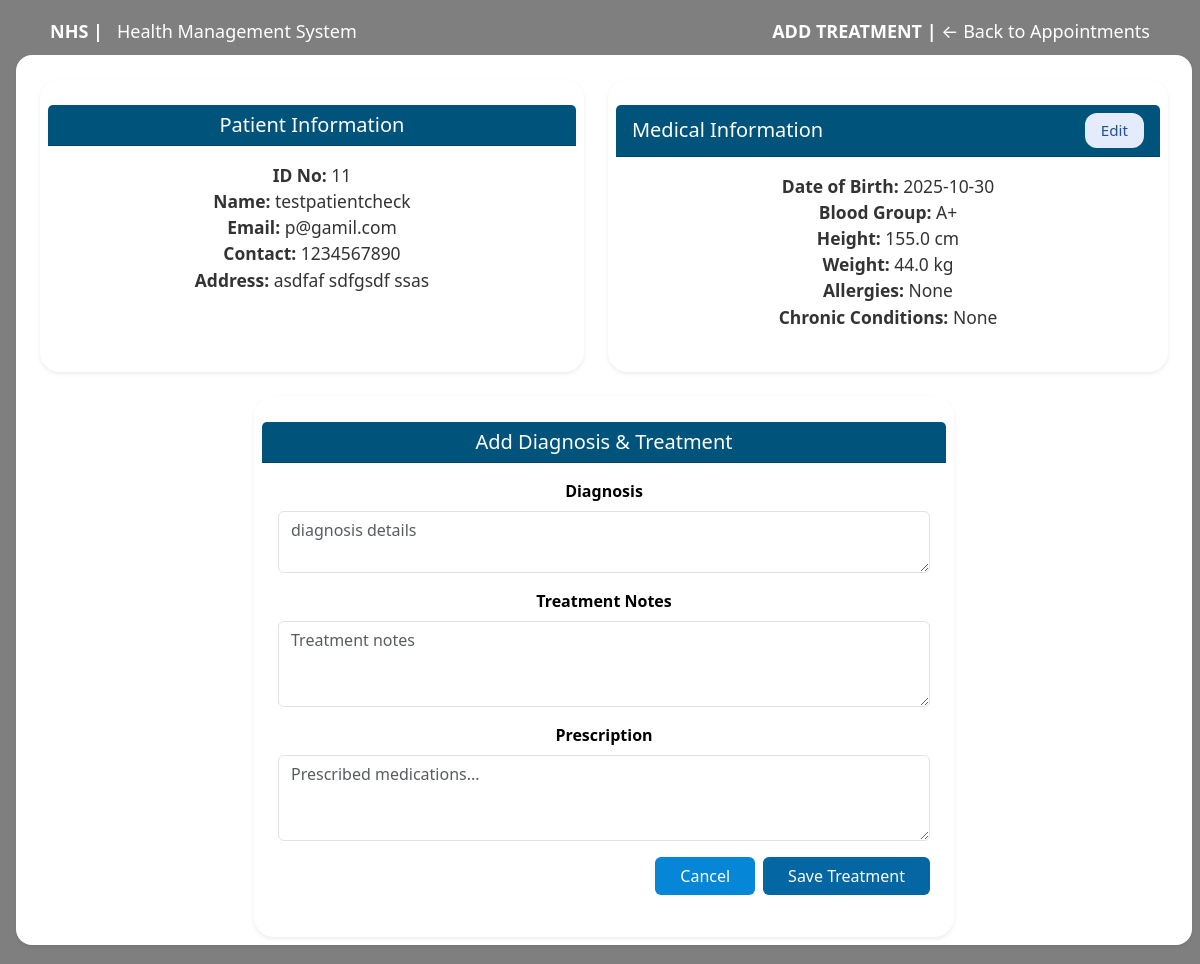
The app's page /doctor/doctor/add_treatment/1 (signed in), older data.
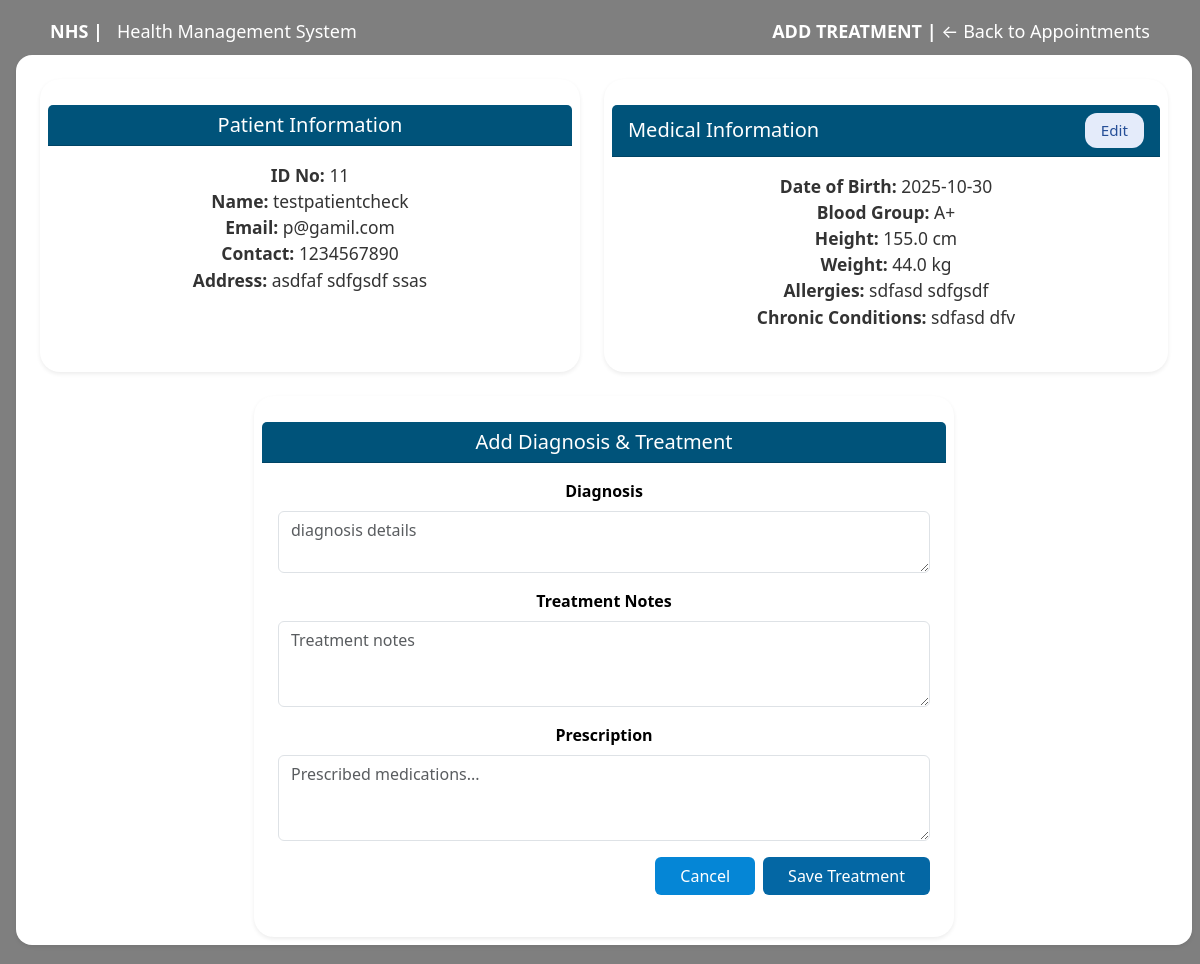
The same page, newer data.
### models/patient_details.py (models this page shows)
class PatientDetails(db.Model):
    __tablename__ = 'patient_details'
    id = db.Column(db.Integer, primary_key=True, autoincrement=True)
    patient_id = db.Column(db.Integer, db.ForeignKey('patient.p_id'), unique=True, nullable=False)
    blood_group = db.Column(db.String(10), nullable=True)
    height_cm = db.Column(db.Float, nullable=True)
    weight_kg = db.Column(db.Float, nullable=True)
    allergies = db.Column(db.Text, nullable=True)
    chronic_conditions = db.Column(db.Text, nullable=True)
    patient = db.relationship('Patient', back_populates='details')

### app/routes/doctor/add_treatment.py (the view, shortened to what this page needs)
@doctor_bp.route('/doctor/add_treatment/<int:appo_id>', methods=['GET', 'POST'])
@login_required
def add_treatment(appo_id):
    appointment = Appointment.query.get_or_404(appo_id)
    if appointment.doc_id != current_user.doc_id:
        flash("Unauthorized action", "danger")
        return redirect(url_for('doctor.view_appointment'))
    patient = Patient.query.get(appointment.p_id)
    patient_details = PatientDetails.query.filter_by(patient_id=patient.p_id).first()
    return render_template('doctor/add_treatment.html',
                           appointment=appointment,
                           patient=patient,
                           patient_details=patient_details)

### app/templates/doctor/add_treatment.html (shortened to what this page needs)
{% extends 'layout.html' %}
{% block body %} landing-page {% endblock %}
{% block navbar %}
<div class="container nav_bar">
    <div class="d-flex justify-content-between align-items-center mt-2">
        <div><a href="{{ url_for('main.landing_page') }}"><strong>NHS |</strong> &nbsp; Health Management System</a></div>
        <div><a href="{{ url_for('doctor.view_appointment') }}"><strong>ADD TREATMENT |</strong>  ← Back to Appointments </a></div>
    </div>
</div>
{% endblock %}
{% block body__content %}
<div class="main_container  mx-3 bg-white p-4 shadow-sm rounded-4"
     style="width: 98%; height: 91vh; overflow-y: auto;">
    <div class="d-flex flex-wrap gap-4 mb-4">
        <div class="card flex-fill shadow-sm border-0" style="min-width: 300px;">
            <div class="card-header text-white">
                <h5 class="mb-0">Patient Information</h5>
            </div>
            <div class="card-body">
                <p><strong>ID No:</strong> {{ patient.p_id }}</p>
                <p><strong>Name:</strong> {{ patient.p_name }}</p>
                <p><strong>Email:</strong> {{ patient.p_email }}</p>
                <p><strong>Contact:</strong> {{ patient.p_tel }}</p>
                <p><strong>Address:</strong> {{ patient.p_address }}</p>
            </div>
        </div>
        <div class="card flex-fill shadow-sm border-0" style="min-width: 300px;">
            <div class="card-header  text-white d-flex justify-content-between align-items-center">
                <h5 class="mb-0">Medical Information</h5>
                <a href="{{ url_for('doctor.edit_patient_medical', patient_id=patient.p_id) }}" class="edit-btn">
                    Edit
                </a>
            </div>
            <div class="card-body">
                <p><strong>Date of Birth:</strong> {{ patient.p_dob }}</p>
                <p><strong>Blood Group:</strong> {{ patient_details.blood_group or 'N/A' }}</p>
                <p><strong>Height:</strong> {{ patient_details.height_cm or 'N/A' }} cm</p>
                <p><strong>Weight:</strong> {{ patient_details.weight_kg or 'N/A' }} kg</p>
                <p><strong>Allergies:</strong> {{ patient_details.allergies or 'None' }}</p>
                <p><strong>Chronic Conditions:</strong> {{ patient_details.chronic_conditions or 'None' }}</p>
            </div>
        </div>
    </div>
    <div class="card shadow-sm border-0 mx-auto" style="max-width: 700px;">
        <div class="card-header text-white" style="background-color:#00537A">
            <h5 class="mb-0">Add Diagnosis & Treatment</h5>
        </div>
        <div class="card-body">
            <form method="POST" action="{{ url_for('doctor.add_treatment', appo_id=appointment.appo_id) }}">
                <div class="mb-3">
                    <label for="diagnosis" class="form-label fw-bold">Diagnosis</label>
                    <textarea id="diagnosis" name="diagnosis" class="form-control" rows="2" placeholder="diagnosis details" required></textarea>
                </div>
                <div class="mb-3">
                    <label for="notes" class="form-label fw-bold">Treatment Notes</label>
                    <textarea id="notes" name="notes" class="form-control" rows="3" placeholder="Treatment notes"></textarea>
                </div>
                <div class="mb-3">
                    <label for="prescription" class="form-label fw-bold">Prescription</label>
                    <textarea id="prescription" name="prescription" class="form-control" rows="3" placeholder="Prescribed medications..."></textarea>
                </div>
                <div class="d-flex justify-content-end gap-2">
                    <a href="{{ url_for('doctor.view_appointment') }}" class="btn text-white btn-cancel px-4">Cancel</a>
                    <button type="submit" class="btn text-white btn-add px-4">Save Treatment</button>
                </div>
            </form>
        </div>
    </div>
</div>
{% endblock %}

Row changes from the older to the newer data that the page shows:
changed PatientDetails: allergies "None" → "sdfasd sdfgsdf"; chronic_conditions "None" → "sdfasd dfv"
